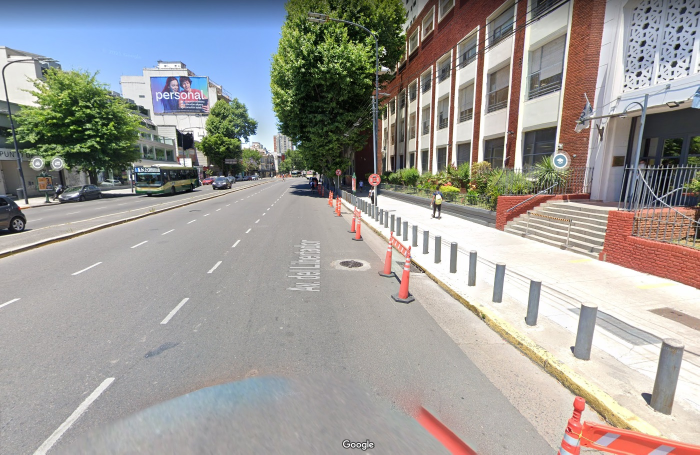
#> input picture Test1 18.5/Photos/god.jpg, 1399 x 909 px, found by its file name (shown at 1/2 size)
$ python warp_perspective.py
#> lines starting #> are read from the running program, lines starting #| are printed output that depends on the picture
# import necessary libraries

import cv2
import numpy as np
from matplotlib import pyplot as plt

# Turn on Laptop's webcam
img = cv2.imread('Photos/god.jpg')
#> img is the input picture: shape (909, 1399, 3); mean B, G, R 151.2, 154.9, 157.4

while True:

	pts1 = np.float32([[530,390], [680,380], [60,900], [1140, 900]])
	pts2 = np.float32([[400, 720], [800, 720], [400, 909], [800, 909]])

	# Apply Perspective Transform Algorithm
	matrix = cv2.getPerspectiveTransform(pts1, pts2)
	result = cv2.warpPerspective(img, matrix, (1399, 909))
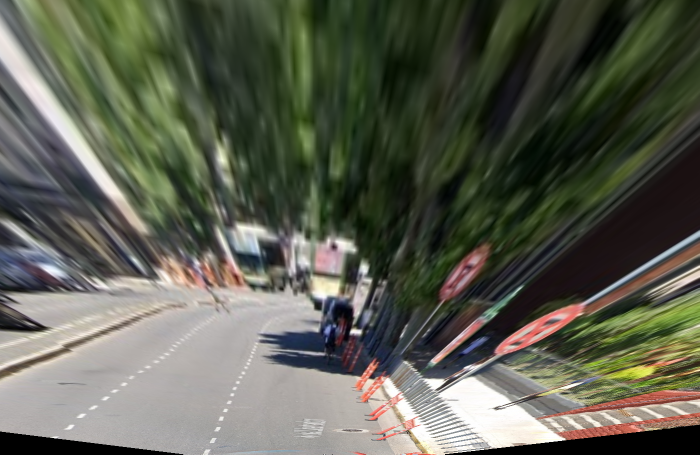
#> result: shape (909, 1399, 3) (shown at 1/2 size); mean B, G, R 81.2, 95, 92.4
	# Wrap the transformed image
    #resized = cv2.resize(result, (900,500))
	cv2.imshow('Original image', img) # Initial Capture
	cv2.imshow('Changed perspective', result) # Transformed Capture
	if cv2.waitKey(1) & 0xFF == ord("q"):
#> (key q is pressed here)
		break
